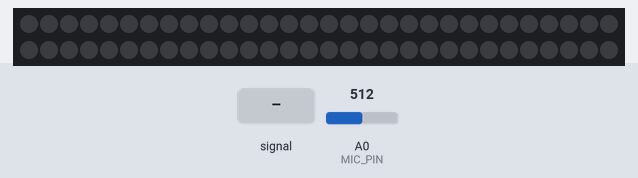
Recording of a sketch running on a simulated Arduino Uno, built with avr-gcc and run on an emulated ATmega328P. Parts: 60 RGB LEDs in strip order, left to right, continuing on the next row. The inputs (shaded band) are chosen by the test bench; at power-on: A0 (MIC_PIN) = 512. Dim RGB values are drawn brighter than linear.

Above: at 1.2 s.
1.3 s: A0 (MIC_PIN) fed a 200 Hz sine of ±81 counts around its level
At 1.76 s:
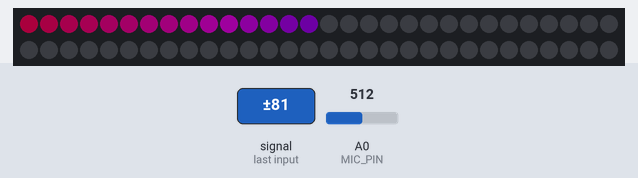
3.7 s: A0 (MIC_PIN) set to 306
At 3.87 s:
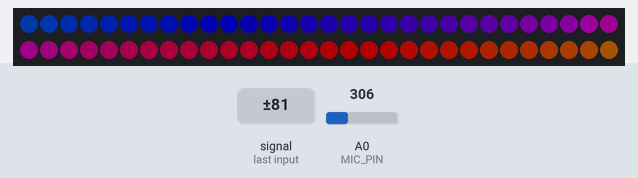
6.1 s: A0 (MIC_PIN) fed a 1000 Hz sine of ±255 counts around its level
At 6.61 s:
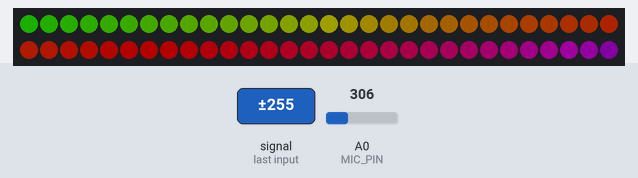
8.8 s: A0 (MIC_PIN) set to 0
At 9.05 s:
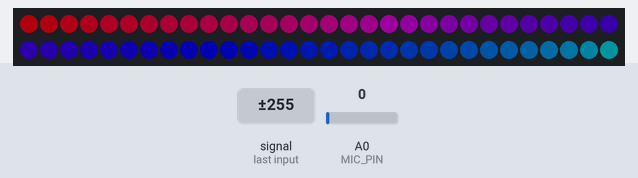
11.8 s: A0 (MIC_PIN) set to 16
At 12.09 s:
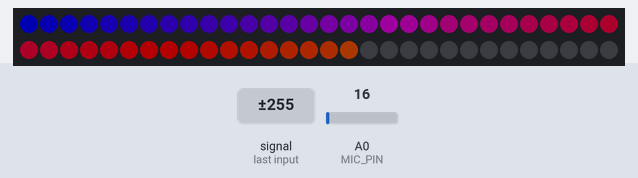
14.8 s: A0 (MIC_PIN) set to 0
At 16.37 s:
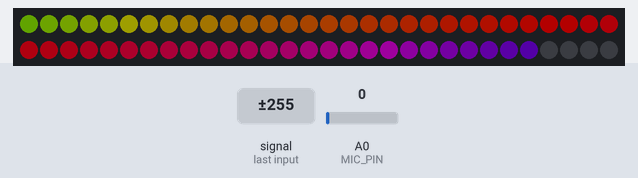
Timing chart, 0 to 17.9 s (numbered marks = the images above; inputs shaded):
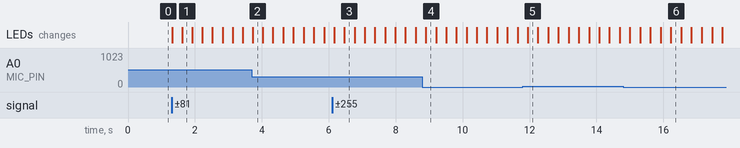

The sketch:

volume_meter.ino
```cpp
// Code borrowed heavily from Adafruit
// https://learn.adafruit.com/gemma-powered-neopixel-led-sound-reactive-drums?view=all

#include <Adafruit_NeoPixel.h>

#define NEOPIXEL_PIN 6  // NeoPixel data out pin
#define MIC_PIN 0       // Analog pin mic connected to
#define NUM_PIXELS 60   // Length of NeoPixel strip
#define NUM_SAMPLES 60  // Number of mic samples to keep in buffer
#define DC_OFFSET 200   // Offset in mic signal - sets tolerance
#define NOISE 200       // Noise/hum/interference in mic signal
#define TOP (NUM_PIXELS + 1) // Allow dot to go slightly off scale
#define BRIGHTNESS 60   // General NeoPixel brightness (max 255)
#define SPEED .20       // Amount to increment RGB color by each cycle

byte
  peak = 0,
  dotCount = 0,
  volCount = 0;

int
  vol[NUM_SAMPLES],
  lvl = 10,
  minLvlAvg = 0,
  maxLvlAvg = 512;

float
  greenOffset = 30,
  blueOffset = 150;

Adafruit_NeoPixel strip = Adafruit_NeoPixel(
  NUM_PIXELS, NEOPIXEL_PIN, NEO_GRB + NEO_KHZ800
);

void setup() {
  memset(vol, 0, sizeof(vol));
  strip.begin();
  strip.show(); // Initialize all pixels to 'off'
  strip.setBrightness(BRIGHTNESS);
}

void loop() {
  uint8_t i;
  uint16_t minLvl, maxLvl;
  int n, height;

  n = analogRead(MIC_PIN);             // Raw reading from mic
  n = abs(n - 512 - DC_OFFSET);        // Center on zero
  n = (n <= NOISE) ? 0 : (n - NOISE);  // Remove noise/hum
  lvl = ((lvl * 7) + n) >> 3;    // "Dampened" reading (else looks twitchy)

  // Calculate bar height based on dynamic min/max levels (fixed point):
  height = TOP * (lvl - minLvlAvg) / (long)(maxLvlAvg - minLvlAvg);

  if (height < 0L)       height = 0;      // Clip output
  else if (height > TOP) height = TOP;
  if (height > peak)     peak   = height; // Keep 'peak' dot at top

  greenOffset += SPEED;
  blueOffset += SPEED;
  if (greenOffset >= 255) greenOffset = 0;
  if (blueOffset >= 255) blueOffset = 0;

  // Color pixels based on rainbow gradient
  for (i = 0; i < NUM_PIXELS; i++) {
    if (i >= height) {
      strip.setPixelColor(i, 0, 0, 0);
    } else {
      strip.setPixelColor(i, Wheel(
        map(i, 0, strip.numPixels() - 1, (int)greenOffset, (int)blueOffset)
      ));
    }
  }

  strip.show();  // Update strip

  vol[volCount] = n;
  if (++volCount >= NUM_SAMPLES) {
    volCount = 0;
  }

  // Get volume range of prior frames
  minLvl = maxLvl = vol[0];
  for (i = 1; i < NUM_SAMPLES; i++) {
    if (vol[i] < minLvl) {
      minLvl = vol[i];
    } else if (vol[i] > maxLvl) {
      maxLvl = vol[i];
    }
  }

  // minLvl and maxLvl indicate the volume range over prior frames, used
  // for vertically scaling the output graph (so it looks interesting
  // regardless of volume level).  If they're too close together though
  // (e.g. at very low volume levels) the graph becomes super coarse
  // and 'jumpy'...so keep some minimum distance between them (this
  // also lets the graph go to zero when no sound is playing):
  if ((maxLvl - minLvl) < TOP) {
    maxLvl = minLvl + TOP;
  }
  minLvlAvg = (minLvlAvg * 63 + minLvl) >> 6; // Dampen min/max levels
  maxLvlAvg = (maxLvlAvg * 63 + maxLvl) >> 6; // (fake rolling average)
}

// Input a value 0 to 255 to get a color value.
// The colours are a transition r - g - b - back to r.
uint32_t Wheel(byte wheelPos) {
  if (wheelPos < 85) {
   return strip.Color(wheelPos * 3, 255 - wheelPos * 3, 0);
  } else if (wheelPos < 170) {
   wheelPos -= 85;
   return strip.Color(255 - wheelPos * 3, 0, wheelPos * 3);
  } else {
   wheelPos -= 170;
   return strip.Color(0, wheelPos * 3, 255 - wheelPos * 3);
  }
}
```

Measured:
- after the input at 1.3 s, the LEDs: first change at once (image 1 shows a later state)
- after the input at 3.7 s, the LEDs: change at once (image 2)
- after the input at 6.1 s, the LEDs: first change after 0.06 s (image 3 shows a later state)
- after the input at 8.8 s, the LEDs: change after 0.10 s (image 4)
